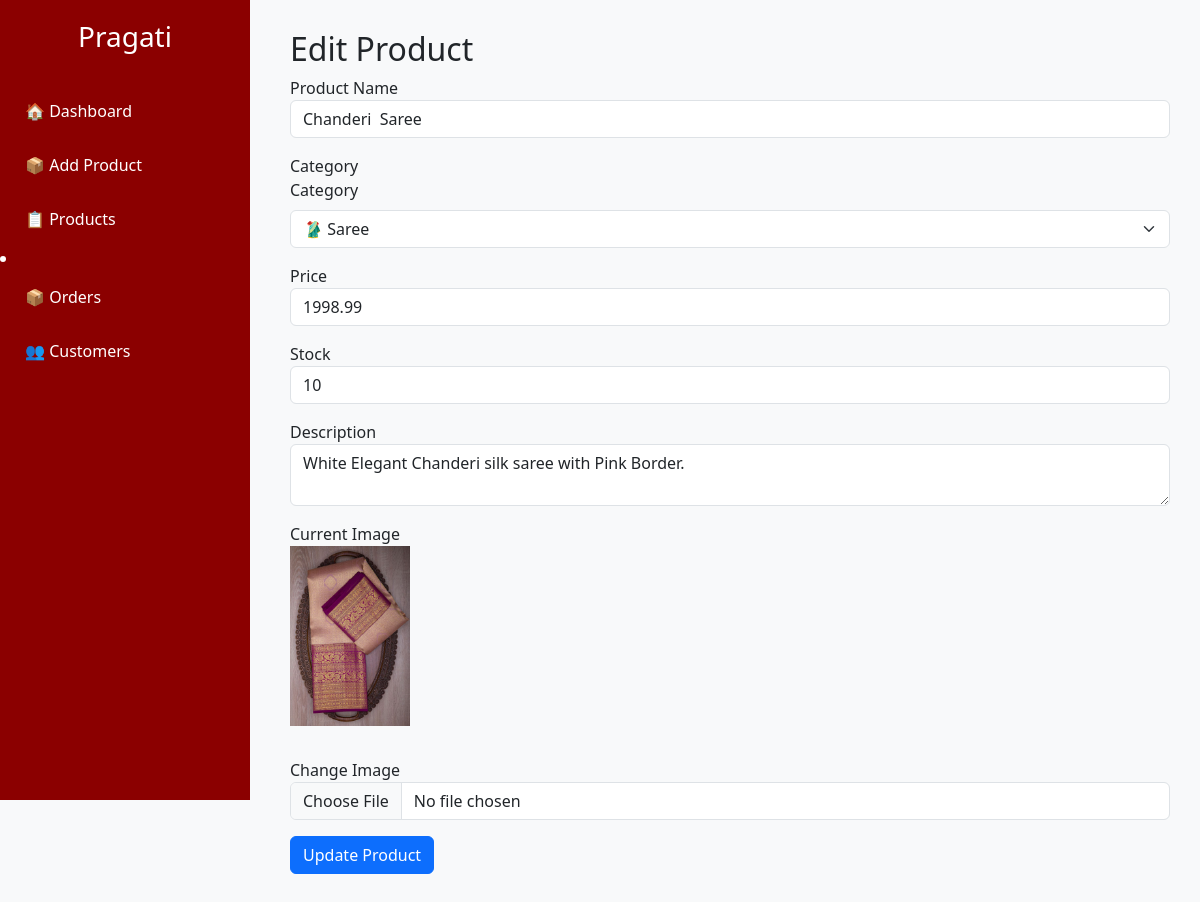
The app's page /admin/edit-product/1 with its own data.
### models.py (models this page shows)
class Product(db.Model):
    id = db.Column(db.Integer, primary_key=True)
    name = db.Column(db.String(100), nullable=False)
    category = db.Column(db.String(50))
    price = db.Column(db.Float)
    stock = db.Column(db.Integer)
    image = db.Column(db.String(255), nullable=True)
    description = db.Column(db.Text)
    is_new = db.Column(db.Boolean, default=True)

### app.py (the view, shortened to what this page needs)
@app.route("/admin/edit-product/<int:id>", methods=["GET", "POST"])
def edit_product(id):
    product = Product.query.get_or_404(id)
    return render_template(
        "admin/edit_product.html",
        product=product
    )

### templates/admin/edit_product.html (shortened to what this page needs)
{% extends "admin/base_admin.html" %}
{% block content %}
<h2>Edit Product</h2>
<form method="POST" enctype="multipart/form-data">
    <div class="mb-3">
        <label>Product Name</label>
        <input class="form-control"
               name="name"
               value="{{ product.name }}"
               required>
    </div>
    <div class="mb-3">
        <label>Category</label>
        <div class="mb-3">
    <label class="form-label">Category</label>
    <select class="form-select" name="category">
        <option value="saree"
            {% if product.category=="saree" %}selected{% endif %}>
            🥻 Saree
        </option>
    </select>
</div>
    </div>
    <div class="mb-3">
        <label>Price</label>
        <input class="form-control"
               type="number"
               step="0.01"
               name="price"
               value="{{ product.price }}"
               required>
    </div>
    <div class="mb-3">
        <label>Stock</label>
        <input class="form-control"
               type="number"
               name="stock"
               value="{{ product.stock }}"
               required>
    </div>
    <div class="mb-3">
        <label>Description</label>
        <textarea class="form-control"
                  name="description">{{ product.description }}</textarea>
    </div>
    <div class="mb-3">
        <label>Current Image</label><br>
        {% if product.image %}
            <img src="{{ url_for('static', filename='uploads/' + product.image) }}"
                 width="120"
                 class="mb-3">
        {% else %}
            No Image
        {% endif %}
    </div>
    <div class="mb-3">
        <label>Change Image</label>
        <input class="form-control"
               type="file"
               name="image">
    </div>
    <button class="btn btn-primary">
        Update Product
    </button>
</form>
{% endblock %}

### templates/admin/base_admin.html (style rules this page uses)
body { background:#f8f9fa; }

### records on screen
Product: name "Chanderi Saree", price "1998.99", stock "10", description "White Elegant Chanderi silk saree with Pink Border.", image (picture)
